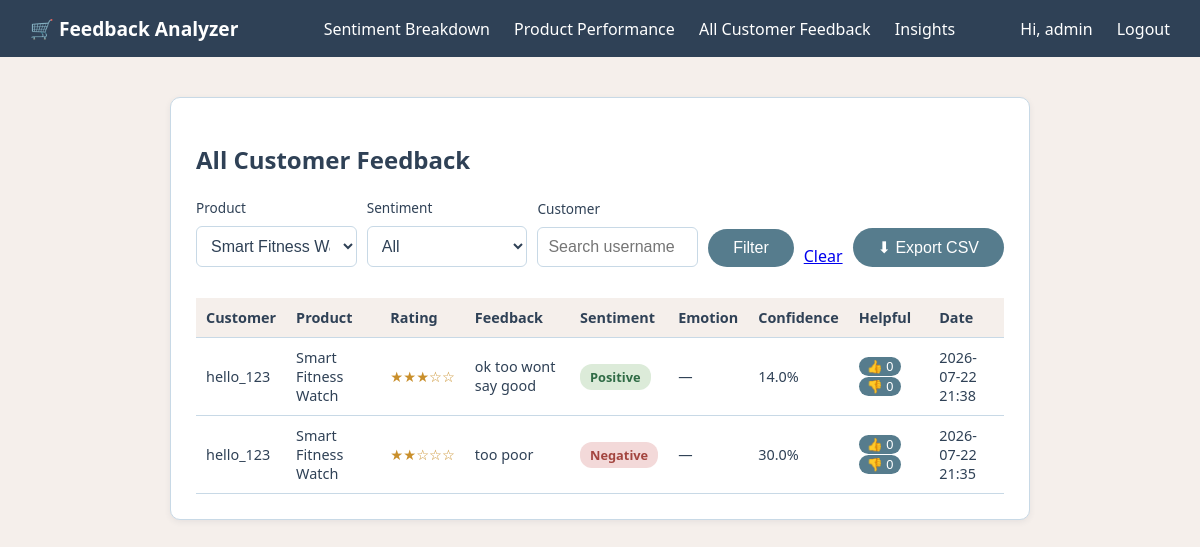
The page /admin/feedback?product_id=2 (signed in) on the database as committed earlier.
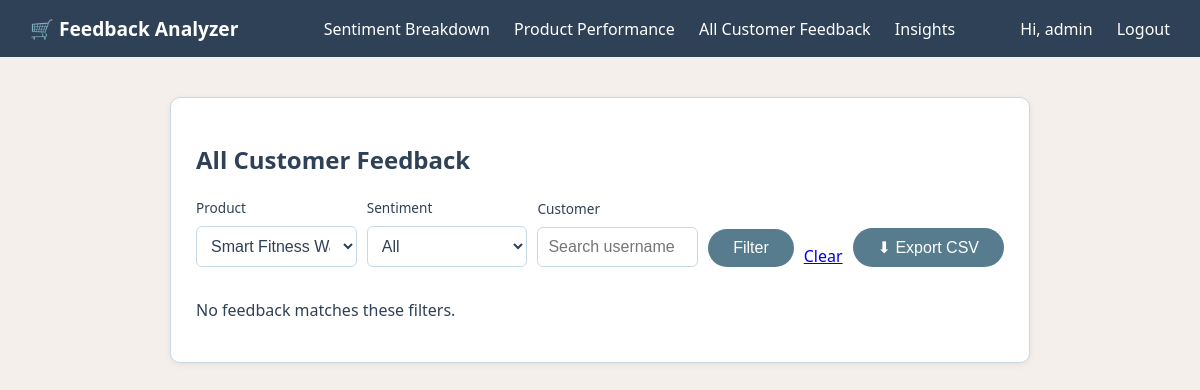
The same page on the database as committed later.
### tables this page shows
CREATE TABLE feedback (
            id INTEGER PRIMARY KEY AUTOINCREMENT,
            user_id INTEGER NOT NULL,
            product_id INTEGER NOT NULL,
            rating INTEGER NOT NULL,
            review_text TEXT NOT NULL,
            sentiment TEXT NOT NULL,
            score REAL NOT NULL,
            confidence REAL NOT NULL,
            emotion TEXT,
            spam_score INTEGER DEFAULT 0,
            helpful_votes INTEGER DEFAULT 0,
            not_helpful_votes INTEGER DEFAULT 0,
            created_at TEXT NOT NULL,
            FOREIGN KEY (user_id) REFERENCES users(id),
            FOREIGN KEY (product_id) REFERENCES products(id)
        );

CREATE TABLE users (
            id INTEGER PRIMARY KEY AUTOINCREMENT,
            username TEXT UNIQUE NOT NULL,
            password_hash TEXT NOT NULL,
            role TEXT NOT NULL CHECK(role IN ('customer', 'admin'))
        );

CREATE TABLE products (
            id INTEGER PRIMARY KEY AUTOINCREMENT,
            name TEXT UNIQUE NOT NULL
        );

### app.py (the view)
@app.route("/admin/feedback")
@admin_required
def admin_feedback():
    product_id = request.args.get("product_id", type=int)
    sentiment = request.args.get("sentiment")
    username = request.args.get("username")
    if product_id or sentiment or username:
        all_feedback = db.search_feedback(product_id, sentiment, username)
    else:
        all_feedback = db.get_all_feedback()
    products = db.get_all_products()
    return render_template(
        "admin_feedback.html",
        feedback=all_feedback,
        products=products,
        filters={"product_id": product_id, "sentiment": sentiment, "username": username}
    )

### app.py (called while the page is built)
def admin_required(f):
    @wraps(f)
    def wrapper(*args, **kwargs):
        if session.get("role") != "admin":
            return redirect(url_for("login"))
        return f(*args, **kwargs)
    return wrapper

### database.py (called while the page is built)
def get_connection():
    conn = sqlite3.connect(DB_NAME)
    conn.row_factory = sqlite3.Row
    return conn

def get_all_products():
    conn = get_connection()
    products = conn.execute("SELECT * FROM products ORDER BY name").fetchall()
    conn.close()
    return products

### templates/admin_feedback.html (shortened to what this page needs)
{% extends "base.html" %}
{% block content %}
<div class="card">
  <h2>All Customer Feedback</h2>
  <form method="GET" style="display:flex; gap:10px; align-items:flex-end; margin-bottom: 15px; flex-wrap: wrap;">
    <div style="flex:1; min-width:150px;">
      <label style="font-size:0.85rem;">Product</label>
      <select name="product_id">
        {% for prod in products %}
          <option value="{{ prod.id }}" {% if filters.product_id == prod.id %}selected{% endif %}>{{ prod.name }}</option>
        {% endfor %}
      </select>
    </div>
    <div style="flex:1; min-width:150px;">
      <label style="font-size:0.85rem;">Sentiment</label>
      <select name="sentiment">
        <option value="">All</option>
      </select>
    </div>
    <div style="flex:1; min-width:150px;">
      <label style="font-size:0.85rem;">Customer</label>
      <input type="text" name="username" value="{{ filters.username or '' }}" placeholder="Search username">
    </div>
    <button type="submit" style="margin-bottom:16px;">Filter</button>
    <a href="{{ url_for('admin_feedback') }}" style="margin-bottom:16px;">Clear</a>
    <a href="{{ url_for('export_csv') }}" style="margin-bottom:16px; margin-left:auto;">
      <button type="button">⬇ Export CSV</button>
    </a>
  </form>
  {% if feedback %}
    <table>
      <tr>
        <th>Customer</th>
        <th>Product</th>
        <th>Rating</th>
        <th>Feedback</th>
        <th>Sentiment</th>
        <th>Emotion</th>
        <th>Confidence</th>
        <th>Helpful</th>
        <th>Date</th>
      </tr>
      {% for item in feedback %}
      <tr>
        <td>{{ item.username }}</td>
        <td>{{ item.product_name }}</td>
        <td class="stars">{{ '★' * item.rating }}{{ '☆' * (5 - item.rating) }}</td>
        <td>
          {{ item.review_text }}
        </td>
        <td><span class="badge {{ item.sentiment }}">{{ item.sentiment }}</span></td>
        <td>{{ item.emotion or '—' }}</td>
        <td>{{ item.confidence }}%</td>
        <td>
          <form method="POST" action="{{ url_for('cast_vote', feedback_id=item.id, vote='helpful') }}" style="display:inline;">
            <button type="submit" style="padding:2px 8px; font-size:0.8rem;">👍 {{ item.helpful_votes or 0 }}</button>
          </form>
          <form method="POST" action="{{ url_for('cast_vote', feedback_id=item.id, vote='not_helpful') }}" style="display:inline;">
            <button type="submit" style="padding:2px 8px; font-size:0.8rem;">👎 {{ item.not_helpful_votes or 0 }}</button>
          </form>
        </td>
        <td>{{ item.created_at }}</td>
      </tr>
      {% endfor %}
    </table>
  {% else %}
    <p>No feedback matches these filters.</p>
  {% endif %}
</div>
{% endblock %}

Rows that differ between the two databases and show on the page:
removed feedback: username "hello_123", product_name "Smart Fitness Watch", rating "★★★", rating "☆☆", review_text "ok too wont say good", sentiment "Positive", emotion "—", confidence "14.0", helpful_votes "0", not_helpful_votes "0", created_at "2026-07-22 21:38"
no longer on this page (row edited): feedback: username "hello_123", product_name "Smart Fitness Watch", rating "★★", rating "☆☆☆", review_text "too poor", sentiment "Negative", emotion "—", confidence "30.0", helpful_votes "0", not_helpful_votes "0", created_at "2026-07-22 21:35"
Other text that changed with them:
text no longer shown: "Customer Product Rating Feedback Sentiment Emotion Confidence Helpful Date"
text now shown: "No feedback matches these filters."
